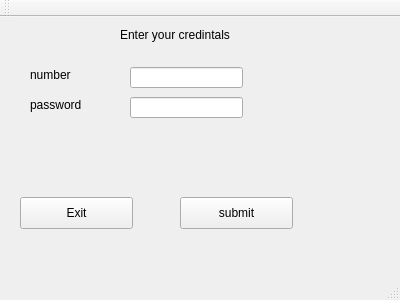
<?xml version="1.0" encoding="UTF-8"?>
<ui version="4.0">
 <class>InitWindow</class>
 <widget class="QMainWindow" name="InitWindow">
  <property name="geometry">
   <rect>
    <x>0</x>
    <y>0</y>
    <width>400</width>
    <height>300</height>
   </rect>
  </property>
  <property name="windowTitle">
   <string>InitWindow</string>
  </property>
  <widget class="QWidget" name="centralWidget">
   <widget class="QLabel" name="label">
    <property name="geometry">
     <rect>
      <x>120</x>
      <y>10</y>
      <width>151</width>
      <height>16</height>
     </rect>
    </property>
    <property name="text">
     <string>Enter your credintals</string>
    </property>
   </widget>
   <widget class="QLabel" name="label_3">
    <property name="geometry">
     <rect>
      <x>30</x>
      <y>50</y>
      <width>60</width>
      <height>16</height>
     </rect>
    </property>
    <property name="text">
     <string>number</string>
    </property>
   </widget>
   <widget class="QLineEdit" name="lineEdit">
    <property name="geometry">
     <rect>
      <x>130</x>
      <y>50</y>
      <width>113</width>
      <height>21</height>
     </rect>
    </property>
   </widget>
   <widget class="QLineEdit" name="lineEdit_2">
    <property name="geometry">
     <rect>
      <x>130</x>
      <y>80</y>
      <width>113</width>
      <height>21</height>
     </rect>
    </property>
   </widget>
   <widget class="QPushButton" name="submit">
    <property name="geometry">
     <rect>
      <x>180</x>
      <y>180</y>
      <width>113</width>
      <height>32</height>
     </rect>
    </property>
    <property name="text">
     <string>submit</string>
    </property>
   </widget>
   <widget class="QPushButton" name="pushButton">
    <property name="geometry">
     <rect>
      <x>20</x>
      <y>180</y>
      <width>113</width>
      <height>32</height>
     </rect>
    </property>
    <property name="text">
     <string>Exit</string>
    </property>
   </widget>
   <widget class="QLabel" name="label_2">
    <property name="geometry">
     <rect>
      <x>30</x>
      <y>80</y>
      <width>60</width>
      <height>16</height>
     </rect>
    </property>
    <property name="text">
     <string>password</string>
    </property>
   </widget>
  </widget>
  <widget class="QMenuBar" name="menuBar">
   <property name="geometry">
    <rect>
     <x>0</x>
     <y>0</y>
     <width>400</width>
     <height>22</height>
    </rect>
   </property>
  </widget>
  <widget class="QToolBar" name="mainToolBar">
   <attribute name="toolBarArea">
    <enum>TopToolBarArea</enum>
   </attribute>
   <attribute name="toolBarBreak">
    <bool>false</bool>
   </attribute>
  </widget>
  <widget class="QStatusBar" name="statusBar"/>
 </widget>
 <layoutdefault spacing="6" margin="11"/>
 <resources/>
 <connections/>
</ui>
